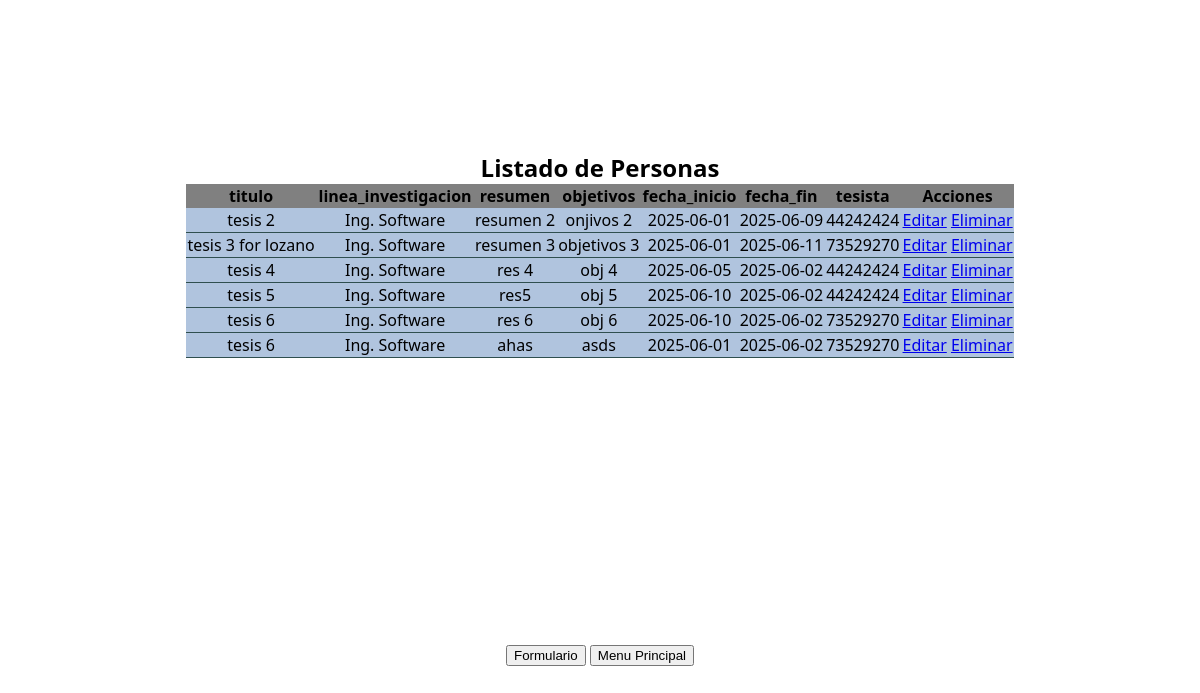
/tesis/listar.php, run on the app's committed database.
### tables this page shows
CREATE TABLE `tesis` (
  `id` int(11) NOT NULL,
  `titulo` varchar(128) NOT NULL,
  `linea_investigacion` varchar(128) NOT NULL,
  `resumen` text NOT NULL,
  `objetivos` text NOT NULL,
  `fecha_inicio` date NOT NULL,
  `fecha_fin` date NOT NULL,
  `estado` tinyint(1) NOT NULL DEFAULT 1,
  `id_tesista` int(11) NOT NULL
);

CREATE TABLE `tesista` (
  `id` int(11) NOT NULL,
  `apellidos` varchar(64) NOT NULL,
  `nombres` varchar(64) NOT NULL,
  `dni` char(8) NOT NULL,
  `escuela_profesional` varchar(64) NOT NULL,
  `estado` tinyint(1) NOT NULL DEFAULT 1
);

### tesis/listar.php (the view, shortened to what this page needs)
<!DOCTYPE html>
<html lang="en">
<head>
</head>
<body>
    <table >
        <caption>Listado de Personas</caption>
        <thead>
            <tr>
                <th>titulo</th>
                <th>linea_investigacion</th>
                <th>resumen</th>
                <th>objetivos</th>
                <th>fecha_inicio</th>
                <th>fecha_fin</th>
                <th>tesista</th>
                <th>Acciones</th>
            </tr>
        </thead>
        <tbody>
            <?php
            $sql = "SELECT t.id,
                            t.titulo,
                            t.linea_investigacion,
                            t.resumen,
                            t.objetivos,
                            t.fecha_inicio,
                            t.fecha_fin,
                            ts.id as id_tesista ,
                            ts.dni
                            FROM tesis t INNER JOIN tesista as ts ON
            t.id_tesista = ts.id where t.estado = 1 ";
            $objConn = new Conexion();
            $conn = $objConn->getConexion();
            $result = $conn->query($sql);
            if($result->num_rows > 0 ){
                while($fila= $result->fetch_assoc() ){
                    echo "<tr>";
                    echo "<td>".$fila["titulo"]."</td>";
                    echo "<td>".$fila["linea_investigacion"]."</td>";
                    echo "<td>".$fila["resumen"]."</td>";
                    echo "<td>".$fila["objetivos"]."</td>";
                    echo "<td>".$fila["fecha_inicio"]."</td>";
                    echo "<td>".$fila["fecha_fin"]."</td>";
                    echo "<td>".$fila["dni"]."</td>";
                    echo "<td>
                            <a href='./editar.php?id=".$fila["id"]."'>Editar</a>
                            <a href='./eliminar.php?id=".$fila["id"]."'>Eliminar</a>
                            </td>";
                    echo "</tr>";
                }
            }else{
                echo "<tr> <td colspan='8'> 0  resultados </td></tr>";
            }?>
        </tbody>
    </table>
     <div>
        <a href="./formulario.php"><button>Formulario</button></a>
     <a href="./../index.php"><button>Menu Principal</button></a>
     </div>
</body>
</html>

### tesis/listar.php (style rules this page uses)
body { font-family: 'Segoe UI', Tahoma, Geneva, Verdana, sans-serif; height: 100vh; display: grid; place-items: center; }
caption { font-size: 1.5rem; font-weight: bold; }
table { width: 70%; border-collapse: collapse; }
thead { background-color: gray; border-radius: 1rem; }
tbody > tr { background-color: lightsteelblue; text-align: center; border-bottom: 1px solid darkslategray; border-radius: 1rem; }

### data on the page
tesis: titulo "tesis 2", linea_investigacion "Ing. Software", resumen "resumen 2", objetivos "onjivos 2", fecha_inicio "2025-06-01", fecha_fin "2025-06-09", id_tesista.dni "44242424"
tesis: titulo "tesis 3 for lozano", linea_investigacion "Ing. Software", resumen "resumen 3", objetivos "objetivos 3", fecha_inicio "2025-06-01", fecha_fin "2025-06-11", id_tesista.dni "73529270"
tesis: titulo "tesis 4", linea_investigacion "Ing. Software", resumen "res 4", objetivos "obj 4", fecha_inicio "2025-06-05", fecha_fin "2025-06-02", id_tesista.dni "44242424"
tesis: titulo "tesis 5", linea_investigacion "Ing. Software", resumen "res5", objetivos "obj 5", fecha_inicio "2025-06-10", fecha_fin "2025-06-02", id_tesista.dni "44242424"
tesis: titulo "tesis 6", linea_investigacion "Ing. Software", resumen "res 6", objetivos "obj 6", fecha_inicio "2025-06-10", fecha_fin "2025-06-02", id_tesista.dni "73529270"
tesis: titulo "tesis 6", linea_investigacion "Ing. Software", resumen "ahas", objetivos "asds", fecha_inicio "2025-06-01", fecha_fin "2025-06-02", id_tesista.dni "73529270"
